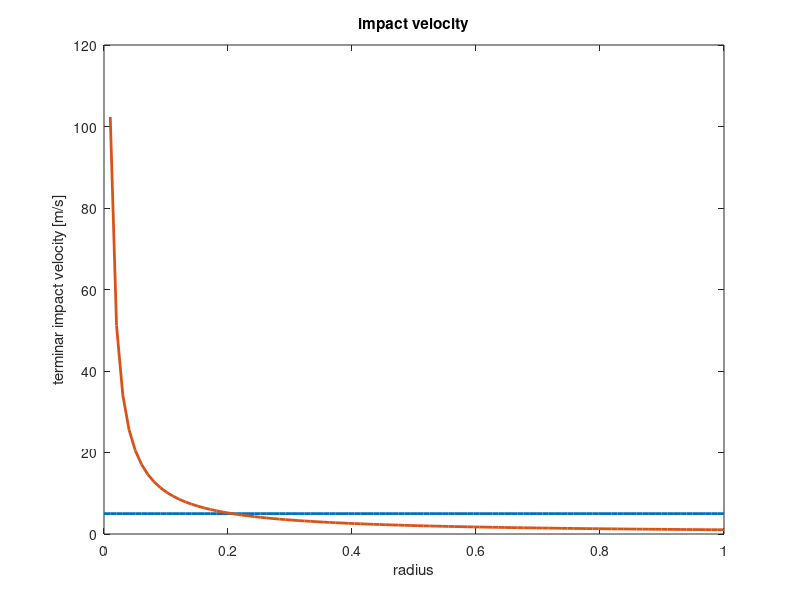

Write MATLAB code to recreate this figure.
%simple parachute simulation

r = linspace(0, 1, 100);

m = 0.534; %kg
g = 9.81; %m/s^2
ro = 1.3; %kg/m^3
C_d = 1.2;
sup = 2*pi*r.^2;

v_t = sqrt((2*m*g)./(ro*sup*C_d));
y = 5; 

plot(r, y*ones(size(r)), 'LineWidth',2); % Plot horizontal line
hold on

plot(r, v_t,'LineWidth',2);

xlabel('radius');
ylabel('terminar impact velocity [m/s]');
title('impact velocity');

